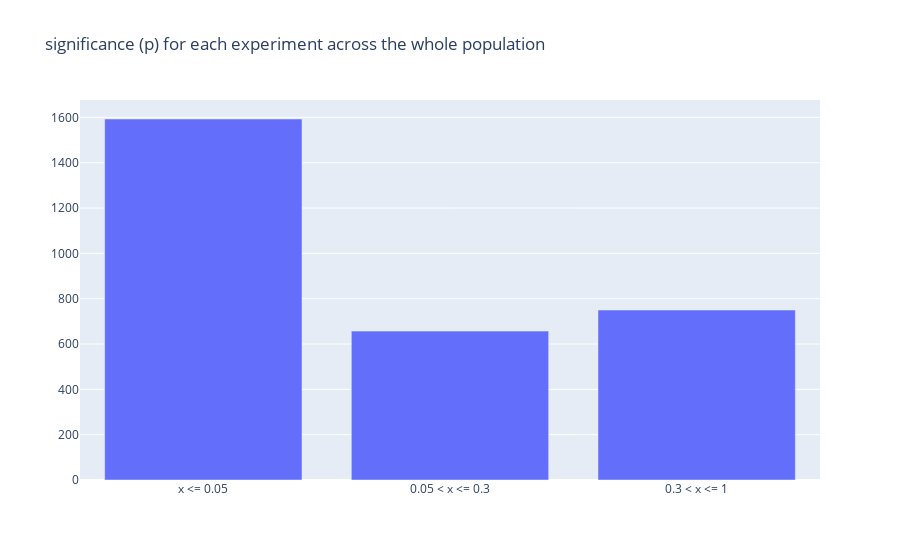

The code cell stored with this chart in its notebook:
### Code cell
placebo(temp_data, 'ty', 'py-ty', 'px-ty', pd.DataFrame.__gt__, 0.05)

### Figure 1 — Plotly figure (JSON) as saved in the notebook; plotly's stock layout.template omitted (floating-point values rounded to 4 significant figures)
{"data": [{"name": "significance (p)", "type": "bar", "x": ["x <= 0.05", "0.05 < x <= 0.3", "0.3 < x <= 1"], "y": [1593, 657, 750]}], "layout": {"title": {"text": "significance (p) for each experiment across the whole population"}}}
